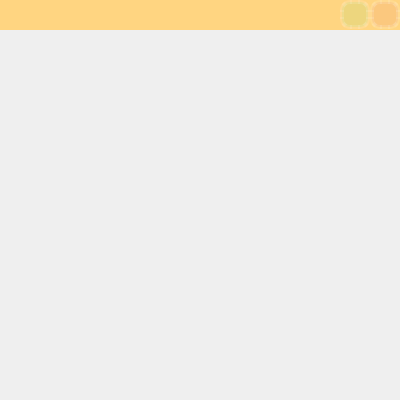
<?xml version="1.0" encoding="UTF-8"?>
<ui version="4.0">
 <class>MainWindow</class>
 <widget class="QMainWindow" name="MainWindow">
  <property name="geometry">
   <rect>
    <x>0</x>
    <y>0</y>
    <width>400</width>
    <height>400</height>
   </rect>
  </property>
  <property name="maximumSize">
   <size>
    <width>400</width>
    <height>400</height>
   </size>
  </property>
  <property name="windowTitle">
   <string>MainWindow</string>
  </property>
  <property name="windowIcon">
   <iconset resource="image.qrc">
    <normaloff>:/new/prefix1/resource/icon.png</normaloff>:/new/prefix1/resource/icon.png</iconset>
  </property>
  <widget class="QWidget" name="centralWidget">
   <widget class="QPushButton" name="setButton">
    <property name="geometry">
     <rect>
      <x>340</x>
      <y>0</y>
      <width>30</width>
      <height>29</height>
     </rect>
    </property>
    <property name="sizePolicy">
     <sizepolicy hsizetype="Preferred" vsizetype="Preferred">
      <horstretch>30</horstretch>
      <verstretch>30</verstretch>
     </sizepolicy>
    </property>
    <property name="maximumSize">
     <size>
      <width>30</width>
      <height>30</height>
     </size>
    </property>
    <property name="styleSheet">
     <string notr="true">
QPushButton{
	background-color:rgba(100,225,100,30);
	border-style:outset;                 
	border-width:4px;                    
	border-radius:10px;                  
	border-color:rgba(255,255,255,30);   
	font:bold 10px;                      
	color:rgba(0,0,0,100);
	padding:6px; 
}

QPushButton:pressed{
	background-color:rgba(100,255,100,200);
	border-color:rgba(255,255,255,30);
	border-style:inset;
	color:rgba(0,0,0,100);
}
//鼠标悬停样式
QPushButton:hover
{
	background-color:rgba(100,255,100,100);
	border-color:rgba(255,255,255,200);
	color:rgba(0,0,0,200);
}
</string>
    </property>
    <property name="text">
     <string/>
    </property>
    <property name="icon">
     <iconset resource="image.qrc">
      <normaloff>:/new/prefix1/resource/setIcon.png</normaloff>:/new/prefix1/resource/setIcon.png</iconset>
    </property>
    <property name="iconSize">
     <size>
      <width>30</width>
      <height>30</height>
     </size>
    </property>
   </widget>
   <widget class="QPushButton" name="closeButton">
    <property name="geometry">
     <rect>
      <x>370</x>
      <y>0</y>
      <width>30</width>
      <height>29</height>
     </rect>
    </property>
    <property name="sizePolicy">
     <sizepolicy hsizetype="Preferred" vsizetype="Preferred">
      <horstretch>30</horstretch>
      <verstretch>30</verstretch>
     </sizepolicy>
    </property>
    <property name="maximumSize">
     <size>
      <width>30</width>
      <height>30</height>
     </size>
    </property>
    <property name="styleSheet">
     <string notr="true">QPushButton{
	background-color:rgba(225,100,100,30);
	border-style:outset;                 
	border-width:4px;                    
	border-radius:10px;                  
	border-color:rgba(255,255,255,30);   
	font:bold 10px;                      
	color:rgba(0,0,0,100);
	padding:6px; 
}

QPushButton:pressed{
	background-color:rgba(225,100,100,200);
	border-color:rgba(255,255,255,30);
	border-style:inset;
	color:rgba(0,0,0,100);
}
//鼠标悬停样式
QPushButton:hover
{
	background-color:rgba(255,100,100,100);
	border-color:rgba(255,255,255,200);
	color:rgba(0,0,0,200);
}
</string>
    </property>
    <property name="text">
     <string/>
    </property>
    <property name="icon">
     <iconset resource="image.qrc">
      <normaloff>:/new/prefix1/resource/cc-close-crude.png</normaloff>:/new/prefix1/resource/cc-close-crude.png</iconset>
    </property>
    <property name="iconSize">
     <size>
      <width>20</width>
      <height>20</height>
     </size>
    </property>
   </widget>
   <widget class="QLabel" name="label">
    <property name="geometry">
     <rect>
      <x>0</x>
      <y>0</y>
      <width>400</width>
      <height>30</height>
     </rect>
    </property>
    <property name="sizePolicy">
     <sizepolicy hsizetype="Preferred" vsizetype="Preferred">
      <horstretch>40</horstretch>
      <verstretch>40</verstretch>
     </sizepolicy>
    </property>
    <property name="minimumSize">
     <size>
      <width>400</width>
      <height>30</height>
     </size>
    </property>
    <property name="maximumSize">
     <size>
      <width>400</width>
      <height>30</height>
     </size>
    </property>
    <property name="styleSheet">
     <string notr="true">background-color:rgb(255, 213, 129) ;</string>
    </property>
    <property name="text">
     <string/>
    </property>
   </widget>
   <widget class="QPushButton" name="pushButton">
    <property name="geometry">
     <rect>
      <x>0</x>
      <y>0</y>
      <width>30</width>
      <height>29</height>
     </rect>
    </property>
    <property name="styleSheet">
     <string notr="true">
QPushButton{
	background-color:rgba(100,225,100,0);
	border-style:outset;                 
	border-width:4px;                    
	border-radius:10px;                  
	border-color:rgba(255,255,255,0);   
	font:bold 10px;                      
	color:rgba(0,0,0,0);
	padding:6px; 
}

QPushButton:pressed{
	background-color:rgba(100,255,100,0);
	border-color:rgba(255,255,255,0);
	border-style:inset;
	color:rgba(0,0,0,100);
}
//鼠标悬停样式
QPushButton:hover
{
	background-color:rgba(100,255,100,0);
	border-color:rgba(255,255,255,0);
	color:rgba(0,0,0,0);
}
</string>
    </property>
    <property name="text">
     <string/>
    </property>
    <property name="icon">
     <iconset resource="image.qrc">
      <normaloff>:/new/prefix1/resource/plus.png</normaloff>:/new/prefix1/resource/plus.png</iconset>
    </property>
    <property name="iconSize">
     <size>
      <width>25</width>
      <height>25</height>
     </size>
    </property>
   </widget>
   <zorder>label</zorder>
   <zorder>setButton</zorder>
   <zorder>closeButton</zorder>
   <zorder>pushButton</zorder>
  </widget>
  <widget class="QStatusBar" name="statusBar">
   <property name="sizeGripEnabled">
    <bool>false</bool>
   </property>
  </widget>
 </widget>
 <layoutdefault spacing="6" margin="11"/>
 <resources>
  <include location="image.qrc"/>
 </resources>
 <connections/>
</ui>
